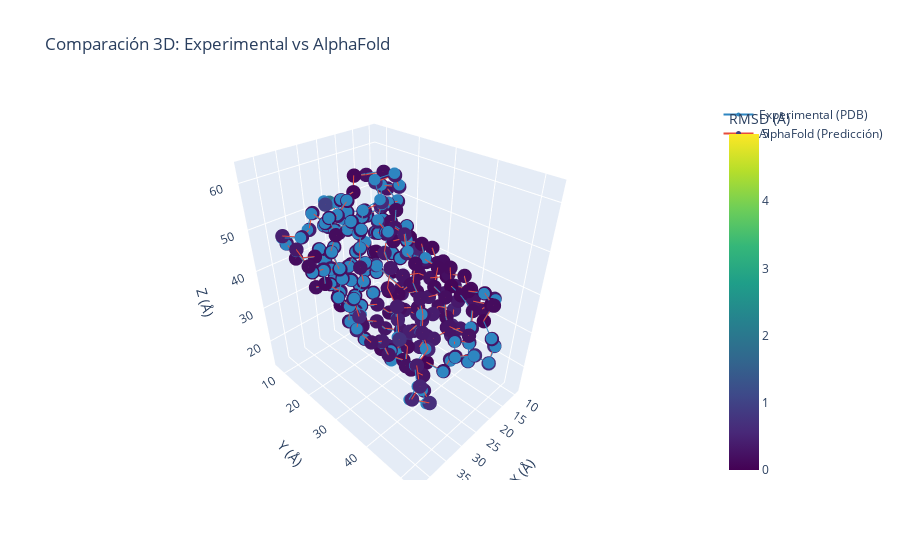
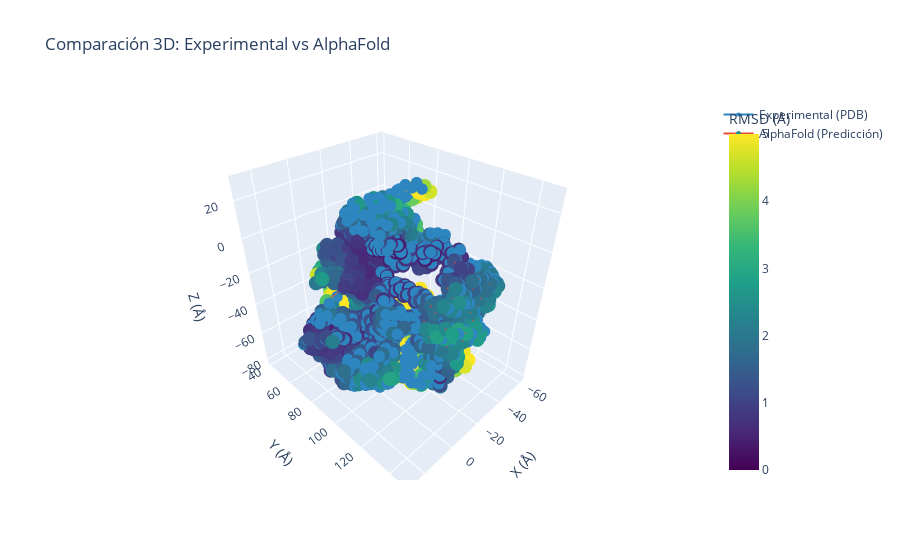
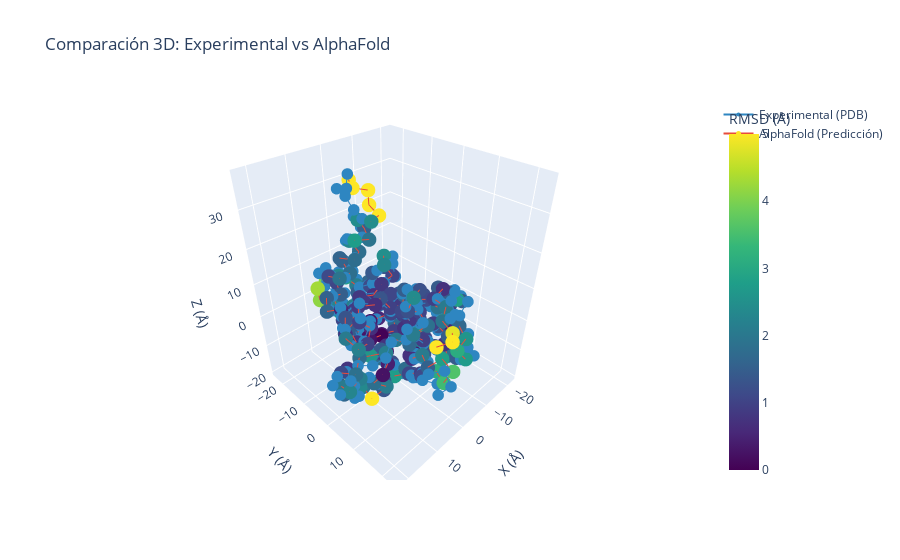

The code cell stored with these charts, in order, in its notebook:
### Code cell
# Analizar GFP
gfp_comparator = analyze_protein(pdb_id="1EMA", uniprot_id="P42212")

# Analizar CRISPR-Cas9
cas9_comparator = analyze_protein(pdb_id="4OO8", uniprot_id="Q99ZW2", chain_id="A")

# Analizar p53 (dominio de unión al DNA)
p53_comparator = analyze_protein(pdb_id="2FEJ", uniprot_id="P04637", chain_id="A")

### Figure 1 — Plotly figure (JSON) as saved in the notebook; plotly's stock layout.template omitted (floating-point values rounded to 4 significant figures; data arrays with more than 128 entries replaced by an {"elided": "..."} marker saying what was removed)
{"data": [{"line": {"color": "#2E86C1", "width": 2}, "marker": {"color": "#2E86C1", "size": 4}, "mode": "lines+markers", "name": "Experimental (PDB)", "type": "scatter3d", "x": {"elided": "225 float values"}, "y": {"elided": "225 float values"}, "z": {"elided": "225 float values"}}, {"line": {"color": "#E74C3C", "width": 2}, "marker": {"cmax": 5, "cmin": 0, "color": {"elided": "225 float values"}, "colorbar": {"title": {"text": "RMSD (Å)"}}, "colorscale": [[0, "#440154"], [0.1111, "#482878"], [0.2222, "#3e4989"], [0.3333, "#31688e"], [0.4444, "#26828e"], [0.5556, "#1f9e89"], [0.6667, "#35b779"], [0.7778, "#6ece58"], [0.8889, "#b5de2b"], [1, "#fde725"]], "size": 5}, "mode": "lines+markers", "name": "AlphaFold (Predicción)", "type": "scatter3d", "x": {"elided": "225 float values"}, "y": {"elided": "225 float values"}, "z": {"elided": "225 float values"}}], "layout": {"scene": {"xaxis": {"title": {"text": "X (Å)"}}, "yaxis": {"title": {"text": "Y (Å)"}}, "zaxis": {"title": {"text": "Z (Å)"}}}, "title": {"text": "Comparación 3D: Experimental vs AlphaFold"}}}

### Figure 2 — Plotly figure (JSON) as saved in the notebook; plotly's stock layout.template omitted (floating-point values rounded to 4 significant figures; data arrays with more than 128 entries replaced by an {"elided": "..."} marker saying what was removed)
{"data": [{"line": {"color": "#2E86C1", "width": 2}, "marker": {"color": "#2E86C1", "size": 4}, "mode": "lines+markers", "name": "Experimental (PDB)", "type": "scatter3d", "x": {"elided": "1301 float values"}, "y": {"elided": "1301 float values"}, "z": {"elided": "1301 float values"}}, {"line": {"color": "#E74C3C", "width": 2}, "marker": {"cmax": 5, "cmin": 0, "color": {"elided": "1301 float values"}, "colorbar": {"title": {"text": "RMSD (Å)"}}, "colorscale": [[0, "#440154"], [0.1111, "#482878"], [0.2222, "#3e4989"], [0.3333, "#31688e"], [0.4444, "#26828e"], [0.5556, "#1f9e89"], [0.6667, "#35b779"], [0.7778, "#6ece58"], [0.8889, "#b5de2b"], [1, "#fde725"]], "size": 5}, "mode": "lines+markers", "name": "AlphaFold (Predicción)", "type": "scatter3d", "x": {"elided": "1301 float values"}, "y": {"elided": "1301 float values"}, "z": {"elided": "1301 float values"}}], "layout": {"scene": {"xaxis": {"title": {"text": "X (Å)"}}, "yaxis": {"title": {"text": "Y (Å)"}}, "zaxis": {"title": {"text": "Z (Å)"}}}, "title": {"text": "Comparación 3D: Experimental vs AlphaFold"}}}

### Figure 3 — Plotly figure (JSON) as saved in the notebook; plotly's stock layout.template omitted (floating-point values rounded to 4 significant figures; data arrays with more than 128 entries replaced by an {"elided": "..."} marker saying what was removed)
{"data": [{"line": {"color": "#2E86C1", "width": 2}, "marker": {"color": "#2E86C1", "size": 4}, "mode": "lines+markers", "name": "Experimental (PDB)", "type": "scatter3d", "x": {"elided": "204 float values"}, "y": {"elided": "204 float values"}, "z": {"elided": "204 float values"}}, {"line": {"color": "#E74C3C", "width": 2}, "marker": {"cmax": 5, "cmin": 0, "color": {"elided": "204 float values"}, "colorbar": {"title": {"text": "RMSD (Å)"}}, "colorscale": [[0, "#440154"], [0.1111, "#482878"], [0.2222, "#3e4989"], [0.3333, "#31688e"], [0.4444, "#26828e"], [0.5556, "#1f9e89"], [0.6667, "#35b779"], [0.7778, "#6ece58"], [0.8889, "#b5de2b"], [1, "#fde725"]], "size": 5}, "mode": "lines+markers", "name": "AlphaFold (Predicción)", "type": "scatter3d", "x": {"elided": "204 float values"}, "y": {"elided": "204 float values"}, "z": {"elided": "204 float values"}}], "layout": {"scene": {"xaxis": {"title": {"text": "X (Å)"}}, "yaxis": {"title": {"text": "Y (Å)"}}, "zaxis": {"title": {"text": "Z (Å)"}}}, "title": {"text": "Comparación 3D: Experimental vs AlphaFold"}}}
